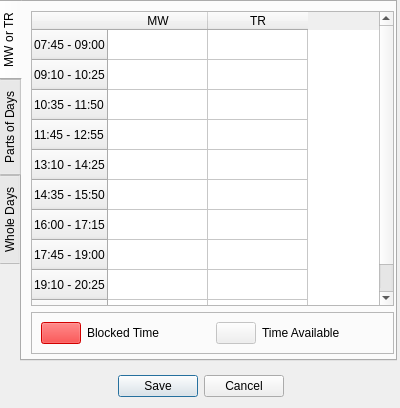
<?xml version="1.0" encoding="UTF-8"?>
<ui version="4.0">
 <class>TimeRestrictionsDialog</class>
 <widget class="QDialog" name="TimeRestrictionsDialog">
  <property name="geometry">
   <rect>
    <x>0</x>
    <y>0</y>
    <width>400</width>
    <height>408</height>
   </rect>
  </property>
  <property name="windowTitle">
   <string>Dialog</string>
  </property>
  <widget class="QDialogButtonBox" name="buttonBox">
   <property name="geometry">
    <rect>
     <x>30</x>
     <y>370</y>
     <width>341</width>
     <height>32</height>
    </rect>
   </property>
   <property name="orientation">
    <enum>Qt::Horizontal</enum>
   </property>
   <property name="standardButtons">
    <set>QDialogButtonBox::Cancel|QDialogButtonBox::Save</set>
   </property>
   <property name="centerButtons">
    <bool>true</bool>
   </property>
  </widget>
  <widget class="QTabWidget" name="tabWidget">
   <property name="geometry">
    <rect>
     <x>-4</x>
     <y>0</y>
     <width>401</width>
     <height>361</height>
    </rect>
   </property>
   <property name="layoutDirection">
    <enum>Qt::LeftToRight</enum>
   </property>
   <property name="tabPosition">
    <enum>QTabWidget::West</enum>
   </property>
   <property name="tabShape">
    <enum>QTabWidget::Rounded</enum>
   </property>
   <property name="currentIndex">
    <number>0</number>
   </property>
   <property name="elideMode">
    <enum>Qt::ElideNone</enum>
   </property>
   <widget class="QWidget" name="BlockPartsOfDoubleDays">
    <attribute name="title">
     <string>MW or TR</string>
    </attribute>
    <widget class="QFrame" name="verticalFrame">
     <property name="geometry">
      <rect>
       <x>0</x>
       <y>0</y>
       <width>381</width>
       <height>361</height>
      </rect>
     </property>
     <layout class="QVBoxLayout" name="verticalLayout">
      <property name="sizeConstraint">
       <enum>QLayout::SetNoConstraint</enum>
      </property>
      <item>
       <widget class="QTableWidget" name="MWandTRTable">
        <property name="styleSheet">
         <string notr="true">selection-color: rgb(170, 0, 0);</string>
        </property>
        <property name="sizeAdjustPolicy">
         <enum>QAbstractScrollArea::AdjustToContents</enum>
        </property>
        <property name="selectionMode">
         <enum>QAbstractItemView::NoSelection</enum>
        </property>
        <property name="selectionBehavior">
         <enum>QAbstractItemView::SelectRows</enum>
        </property>
        <row>
         <property name="text">
          <string>07:45 - 09:00</string>
         </property>
        </row>
        <row>
         <property name="text">
          <string>09:10 - 10:25</string>
         </property>
        </row>
        <row>
         <property name="text">
          <string>10:35 - 11:50</string>
         </property>
        </row>
        <row>
         <property name="text">
          <string>11:45 - 12:55</string>
         </property>
        </row>
        <row>
         <property name="text">
          <string>13:10 - 14:25</string>
         </property>
        </row>
        <row>
         <property name="text">
          <string>14:35 - 15:50</string>
         </property>
        </row>
        <row>
         <property name="text">
          <string>16:00 - 17:15</string>
         </property>
        </row>
        <row>
         <property name="text">
          <string>17:45 - 19:00</string>
         </property>
        </row>
        <row>
         <property name="text">
          <string>19:10 - 20:25</string>
         </property>
        </row>
        <row>
         <property name="text">
          <string>20:35 - 21:50</string>
         </property>
        </row>
        <column>
         <property name="text">
          <string>MW</string>
         </property>
         <property name="background">
          <color>
           <red>255</red>
           <green>255</green>
           <blue>255</blue>
          </color>
         </property>
        </column>
        <column>
         <property name="text">
          <string>TR</string>
         </property>
         <property name="background">
          <color>
           <red>255</red>
           <green>255</green>
           <blue>255</blue>
          </color>
         </property>
        </column>
        <item row="0" column="0">
         <property name="text">
          <string/>
         </property>
         <property name="textAlignment">
          <set>AlignLeft|AlignVCenter</set>
         </property>
         <property name="background">
          <brush brushstyle="SolidPattern">
           <color alpha="255">
            <red>255</red>
            <green>255</green>
            <blue>255</blue>
           </color>
          </brush>
         </property>
         <property name="foreground">
          <brush brushstyle="NoBrush">
           <color alpha="255">
            <red>0</red>
            <green>0</green>
            <blue>0</blue>
           </color>
          </brush>
         </property>
         <property name="flags">
          <set>ItemIsSelectable</set>
         </property>
        </item>
        <item row="0" column="1">
         <property name="text">
          <string/>
         </property>
         <property name="flags">
          <set>ItemIsSelectable</set>
         </property>
        </item>
        <item row="1" column="0">
         <property name="text">
          <string/>
         </property>
         <property name="flags">
          <set>ItemIsSelectable</set>
         </property>
        </item>
        <item row="1" column="1">
         <property name="text">
          <string/>
         </property>
         <property name="flags">
          <set>ItemIsSelectable</set>
         </property>
        </item>
        <item row="2" column="0">
         <property name="text">
          <string/>
         </property>
         <property name="flags">
          <set>ItemIsSelectable</set>
         </property>
        </item>
        <item row="2" column="1">
         <property name="text">
          <string/>
         </property>
         <property name="flags">
          <set>ItemIsSelectable</set>
         </property>
        </item>
        <item row="3" column="0">
         <property name="flags">
          <set>ItemIsSelectable</set>
         </property>
        </item>
        <item row="3" column="1">
         <property name="flags">
          <set>ItemIsSelectable</set>
         </property>
        </item>
        <item row="4" column="0">
         <property name="text">
          <string/>
         </property>
         <property name="flags">
          <set>ItemIsSelectable</set>
         </property>
        </item>
        <item row="4" column="1">
         <property name="text">
          <string/>
         </property>
         <property name="flags">
          <set>ItemIsSelectable</set>
         </property>
        </item>
        <item row="5" column="0">
         <property name="text">
          <string/>
         </property>
         <property name="flags">
          <set>ItemIsSelectable</set>
         </property>
        </item>
        <item row="5" column="1">
         <property name="text">
          <string/>
         </property>
         <property name="flags">
          <set>ItemIsSelectable</set>
         </property>
        </item>
        <item row="6" column="0">
         <property name="text">
          <string/>
         </property>
         <property name="flags">
          <set>ItemIsSelectable</set>
         </property>
        </item>
        <item row="6" column="1">
         <property name="text">
          <string/>
         </property>
         <property name="flags">
          <set>ItemIsSelectable</set>
         </property>
        </item>
        <item row="7" column="0">
         <property name="text">
          <string/>
         </property>
         <property name="flags">
          <set>ItemIsSelectable</set>
         </property>
        </item>
        <item row="7" column="1">
         <property name="text">
          <string/>
         </property>
         <property name="flags">
          <set>ItemIsSelectable</set>
         </property>
        </item>
        <item row="8" column="0">
         <property name="text">
          <string/>
         </property>
         <property name="flags">
          <set>ItemIsSelectable</set>
         </property>
        </item>
        <item row="8" column="1">
         <property name="text">
          <string/>
         </property>
         <property name="flags">
          <set>ItemIsSelectable</set>
         </property>
        </item>
        <item row="9" column="0">
         <property name="text">
          <string/>
         </property>
         <property name="flags">
          <set>ItemIsSelectable</set>
         </property>
        </item>
        <item row="9" column="1">
         <property name="text">
          <string/>
         </property>
         <property name="flags">
          <set>ItemIsSelectable</set>
         </property>
        </item>
       </widget>
      </item>
      <item>
       <widget class="QFrame" name="frame_2">
        <property name="frameShape">
         <enum>QFrame::StyledPanel</enum>
        </property>
        <property name="frameShadow">
         <enum>QFrame::Raised</enum>
        </property>
        <layout class="QHBoxLayout" name="horizontalLayout_5">
         <item>
          <widget class="QPushButton" name="pushButton_7">
           <property name="enabled">
            <bool>false</bool>
           </property>
           <property name="sizePolicy">
            <sizepolicy hsizetype="Fixed" vsizetype="Fixed">
             <horstretch>0</horstretch>
             <verstretch>0</verstretch>
            </sizepolicy>
           </property>
           <property name="styleSheet">
            <string notr="true">background-color: rgb(255, 0, 0);
</string>
           </property>
           <property name="text">
            <string/>
           </property>
           <property name="autoDefault">
            <bool>false</bool>
           </property>
          </widget>
         </item>
         <item>
          <widget class="QLabel" name="label_7">
           <property name="text">
            <string>Blocked Time</string>
           </property>
          </widget>
         </item>
         <item>
          <widget class="QPushButton" name="pushButton_8">
           <property name="enabled">
            <bool>false</bool>
           </property>
           <property name="sizePolicy">
            <sizepolicy hsizetype="Fixed" vsizetype="Fixed">
             <horstretch>0</horstretch>
             <verstretch>0</verstretch>
            </sizepolicy>
           </property>
           <property name="text">
            <string/>
           </property>
           <property name="autoDefault">
            <bool>false</bool>
           </property>
          </widget>
         </item>
         <item>
          <widget class="QLabel" name="label_8">
           <property name="text">
            <string>Time Available</string>
           </property>
          </widget>
         </item>
        </layout>
       </widget>
      </item>
     </layout>
    </widget>
   </widget>
   <widget class="QWidget" name="BlockPartsOfDays">
    <attribute name="title">
     <string>Parts of Days</string>
    </attribute>
    <widget class="QFrame" name="verticalFrame1">
     <property name="geometry">
      <rect>
       <x>0</x>
       <y>0</y>
       <width>371</width>
       <height>351</height>
      </rect>
     </property>
     <layout class="QVBoxLayout" name="verticalLayout_2">
      <property name="leftMargin">
       <number>9</number>
      </property>
      <property name="topMargin">
       <number>9</number>
      </property>
      <property name="rightMargin">
       <number>9</number>
      </property>
      <property name="bottomMargin">
       <number>9</number>
      </property>
      <item>
       <widget class="QTableWidget" name="allDaysTable">
        <property name="selectionMode">
         <enum>QAbstractItemView::NoSelection</enum>
        </property>
        <property name="selectionBehavior">
         <enum>QAbstractItemView::SelectRows</enum>
        </property>
        <row>
         <property name="text">
          <string>07:45 - 08:35</string>
         </property>
        </row>
        <row>
         <property name="text">
          <string>08:45 - 09:35</string>
         </property>
        </row>
        <row>
         <property name="text">
          <string>09:45 - 10:35</string>
         </property>
        </row>
        <row>
         <property name="text">
          <string>10:45 - 11:35</string>
         </property>
        </row>
        <row>
         <property name="text">
          <string>11:45 - 12:35</string>
         </property>
        </row>
        <column>
         <property name="text">
          <string>M</string>
         </property>
        </column>
        <column>
         <property name="text">
          <string>T</string>
         </property>
        </column>
        <column>
         <property name="text">
          <string>W</string>
         </property>
        </column>
        <column>
         <property name="text">
          <string>R</string>
         </property>
        </column>
        <column>
         <property name="text">
          <string>F</string>
         </property>
        </column>
        <item row="0" column="0">
         <property name="text">
          <string/>
         </property>
         <property name="flags">
          <set>ItemIsSelectable</set>
         </property>
        </item>
        <item row="0" column="1">
         <property name="text">
          <string/>
         </property>
         <property name="flags">
          <set>ItemIsSelectable</set>
         </property>
        </item>
        <item row="0" column="2">
         <property name="text">
          <string/>
         </property>
         <property name="flags">
          <set>ItemIsSelectable</set>
         </property>
        </item>
        <item row="0" column="3">
         <property name="text">
          <string/>
         </property>
         <property name="flags">
          <set>ItemIsSelectable</set>
         </property>
        </item>
        <item row="0" column="4">
         <property name="text">
          <string/>
         </property>
         <property name="flags">
          <set>ItemIsSelectable</set>
         </property>
        </item>
        <item row="1" column="0">
         <property name="text">
          <string/>
         </property>
         <property name="flags">
          <set>ItemIsSelectable</set>
         </property>
        </item>
        <item row="1" column="1">
         <property name="text">
          <string/>
         </property>
         <property name="flags">
          <set>ItemIsSelectable</set>
         </property>
        </item>
        <item row="1" column="2">
         <property name="text">
          <string/>
         </property>
         <property name="flags">
          <set>ItemIsSelectable</set>
         </property>
        </item>
        <item row="1" column="3">
         <property name="text">
          <string/>
         </property>
         <property name="flags">
          <set>ItemIsSelectable</set>
         </property>
        </item>
        <item row="1" column="4">
         <property name="text">
          <string/>
         </property>
         <property name="flags">
          <set>ItemIsSelectable</set>
         </property>
        </item>
        <item row="2" column="0">
         <property name="text">
          <string/>
         </property>
         <property name="flags">
          <set>ItemIsSelectable</set>
         </property>
        </item>
        <item row="2" column="1">
         <property name="text">
          <string/>
         </property>
         <property name="flags">
          <set>ItemIsSelectable</set>
         </property>
        </item>
        <item row="2" column="2">
         <property name="text">
          <string/>
         </property>
         <property name="flags">
          <set>ItemIsSelectable</set>
         </property>
        </item>
        <item row="2" column="3">
         <property name="text">
          <string/>
         </property>
         <property name="flags">
          <set>ItemIsSelectable</set>
         </property>
        </item>
        <item row="2" column="4">
         <property name="text">
          <string/>
         </property>
         <property name="flags">
          <set>ItemIsSelectable</set>
         </property>
        </item>
        <item row="3" column="0">
         <property name="text">
          <string/>
         </property>
         <property name="flags">
          <set>ItemIsSelectable</set>
         </property>
        </item>
        <item row="3" column="1">
         <property name="text">
          <string/>
         </property>
         <property name="flags">
          <set>ItemIsSelectable</set>
         </property>
        </item>
        <item row="3" column="2">
         <property name="text">
          <string/>
         </property>
         <property name="flags">
          <set>ItemIsSelectable</set>
         </property>
        </item>
        <item row="3" column="3">
         <property name="text">
          <string/>
         </property>
         <property name="flags">
          <set>ItemIsSelectable</set>
         </property>
        </item>
        <item row="3" column="4">
         <property name="text">
          <string/>
         </property>
         <property name="flags">
          <set>ItemIsSelectable</set>
         </property>
        </item>
        <item row="4" column="0">
         <property name="text">
          <string/>
         </property>
         <property name="flags">
          <set>ItemIsSelectable</set>
         </property>
        </item>
        <item row="4" column="1">
         <property name="text">
          <string/>
         </property>
         <property name="flags">
          <set>ItemIsSelectable</set>
         </property>
        </item>
        <item row="4" column="2">
         <property name="text">
          <string/>
         </property>
         <property name="flags">
          <set>ItemIsSelectable</set>
         </property>
        </item>
        <item row="4" column="3">
         <property name="text">
          <string/>
         </property>
         <property name="flags">
          <set>ItemIsSelectable</set>
         </property>
        </item>
        <item row="4" column="4">
         <property name="text">
          <string/>
         </property>
         <property name="flags">
          <set>ItemIsSelectable</set>
         </property>
        </item>
       </widget>
      </item>
      <item>
       <widget class="QFrame" name="frame">
        <property name="frameShape">
         <enum>QFrame::StyledPanel</enum>
        </property>
        <property name="frameShadow">
         <enum>QFrame::Raised</enum>
        </property>
        <layout class="QHBoxLayout" name="horizontalLayout_2">
         <item>
          <widget class="QPushButton" name="pushButton">
           <property name="enabled">
            <bool>false</bool>
           </property>
           <property name="sizePolicy">
            <sizepolicy hsizetype="Fixed" vsizetype="Fixed">
             <horstretch>0</horstretch>
             <verstretch>0</verstretch>
            </sizepolicy>
           </property>
           <property name="styleSheet">
            <string notr="true">background-color: rgb(255, 0, 0);
</string>
           </property>
           <property name="text">
            <string/>
           </property>
           <property name="autoDefault">
            <bool>false</bool>
           </property>
          </widget>
         </item>
         <item>
          <widget class="QLabel" name="label">
           <property name="text">
            <string>Blocked Time</string>
           </property>
          </widget>
         </item>
         <item>
          <widget class="QPushButton" name="pushButton_2">
           <property name="enabled">
            <bool>false</bool>
           </property>
           <property name="sizePolicy">
            <sizepolicy hsizetype="Fixed" vsizetype="Fixed">
             <horstretch>0</horstretch>
             <verstretch>0</verstretch>
            </sizepolicy>
           </property>
           <property name="text">
            <string/>
           </property>
           <property name="autoDefault">
            <bool>false</bool>
           </property>
          </widget>
         </item>
         <item>
          <widget class="QLabel" name="label_2">
           <property name="text">
            <string>Time Available</string>
           </property>
          </widget>
         </item>
        </layout>
       </widget>
      </item>
     </layout>
    </widget>
   </widget>
   <widget class="QWidget" name="BlockWholeDays">
    <attribute name="title">
     <string>Whole Days</string>
    </attribute>
    <widget class="QFrame" name="formFrame">
     <property name="geometry">
      <rect>
       <x>0</x>
       <y>0</y>
       <width>381</width>
       <height>171</height>
      </rect>
     </property>
     <property name="styleSheet">
      <string notr="true">background-color: rgb(226, 226, 226);</string>
     </property>
     <property name="frameShape">
      <enum>QFrame::WinPanel</enum>
     </property>
     <property name="frameShadow">
      <enum>QFrame::Sunken</enum>
     </property>
     <property name="lineWidth">
      <number>1</number>
     </property>
     <layout class="QFormLayout" name="formLayout">
      <property name="fieldGrowthPolicy">
       <enum>QFormLayout::AllNonFixedFieldsGrow</enum>
      </property>
      <property name="leftMargin">
       <number>9</number>
      </property>
      <property name="topMargin">
       <number>9</number>
      </property>
      <property name="rightMargin">
       <number>9</number>
      </property>
      <property name="bottomMargin">
       <number>9</number>
      </property>
      <item row="0" column="0" colspan="2">
       <widget class="QLabel" name="headerText">
        <property name="text">
         <string>&lt;html&gt;&lt;head/&gt;&lt;body&gt;&lt;p align=&quot;center&quot;&gt;&lt;span style=&quot; font-size:16pt;&quot;&gt;Days to Block&lt;/span&gt;&lt;/p&gt;&lt;/body&gt;&lt;/html&gt;</string>
        </property>
       </widget>
      </item>
      <item row="2" column="0" colspan="2">
       <widget class="QCheckBox" name="TuesBox">
        <property name="text">
         <string>Tuesday</string>
        </property>
       </widget>
      </item>
      <item row="3" column="0" colspan="2">
       <widget class="QCheckBox" name="WedBox">
        <property name="text">
         <string>Wednesday</string>
        </property>
       </widget>
      </item>
      <item row="4" column="0" colspan="2">
       <widget class="QCheckBox" name="ThursBox">
        <property name="text">
         <string>Thursday</string>
        </property>
       </widget>
      </item>
      <item row="5" column="0" colspan="2">
       <widget class="QCheckBox" name="FriBox">
        <property name="text">
         <string>Friday</string>
        </property>
       </widget>
      </item>
      <item row="1" column="0" colspan="2">
       <widget class="QCheckBox" name="MonBox">
        <property name="text">
         <string>Monday</string>
        </property>
       </widget>
      </item>
     </layout>
    </widget>
   </widget>
  </widget>
 </widget>
 <resources/>
 <connections>
  <connection>
   <sender>buttonBox</sender>
   <signal>accepted()</signal>
   <receiver>TimeRestrictionsDialog</receiver>
   <slot>accept()</slot>
   <hints>
    <hint type="sourcelabel">
     <x>248</x>
     <y>254</y>
    </hint>
    <hint type="destinationlabel">
     <x>157</x>
     <y>274</y>
    </hint>
   </hints>
  </connection>
  <connection>
   <sender>buttonBox</sender>
   <signal>rejected()</signal>
   <receiver>TimeRestrictionsDialog</receiver>
   <slot>reject()</slot>
   <hints>
    <hint type="sourcelabel">
     <x>316</x>
     <y>260</y>
    </hint>
    <hint type="destinationlabel">
     <x>286</x>
     <y>274</y>
    </hint>
   </hints>
  </connection>
 </connections>
</ui>
